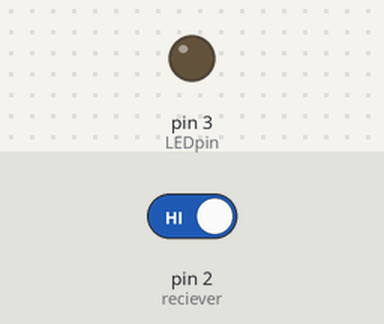
The sketch below on a simulated Arduino Uno, built with avr-gcc and run on an emulated ATmega328P. On the bench: output pins drawn as LEDs (lit = HIGH). The test bench sets the inputs (shaded band); at power-on: pin 2 (reciever) HIGH. What the sketch prints to the serial monitor is not drawn.

Above: at 1.2 s.
1.3 s: pin 2 (reciever) driven LOW
At 1.7 s:
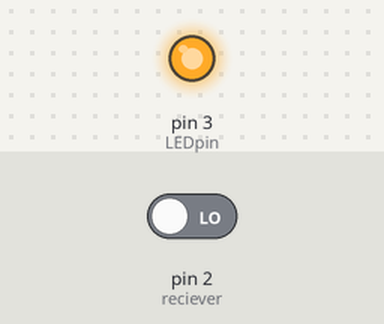
4.3 s: pin 2 (reciever) driven HIGH
At 4.6 s:
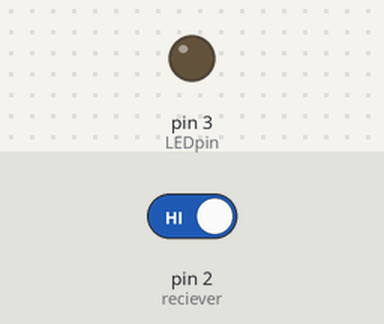
Timing chart, 0 to 7.3 s (numbered marks = the images above; inputs shaded):
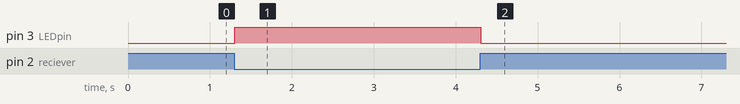

The sketch:

lightSaber_v_Blaster.ino
```cpp
// digital pin 2 has a pushbutton attached to it. Give it a name:
int reciever = 2;
int LEDpin = 3;
int MOTORpin = 4;
bool LEDstate = false;

// the setup routine runs once when you press reset:
void setup() {
  // initialize serial communication at 9600 bits per second:
  Serial.begin(9600);
  // make the pushbutton's pin an input:
  pinMode(reciever, INPUT);
  pinMode(LEDpin, OUTPUT);
}

// the loop routine runs over and over again forever:
void loop() {
  // read the input pin:
  int buttonState = digitalRead(reciever);

  if (!buttonState){
    actuate();
  }
  // print out the state of the button:
  Serial.println(buttonState);
  delay(1);        // delay in between reads for stability
}

void actuate(){
  digitalWrite(LEDpin, true);
  digitalWrite(MOTORpin, true);
  delay(500);
  digitalWrite(LEDpin, false);
  digitalWrite(MOTORpin, false);

}
```

Measured:
- after the input at 1.3 s, pin 3 (LEDpin): LOW → HIGH at once
- after the input at 4.3 s, pin 3 (LEDpin): HIGH → LOW at once
